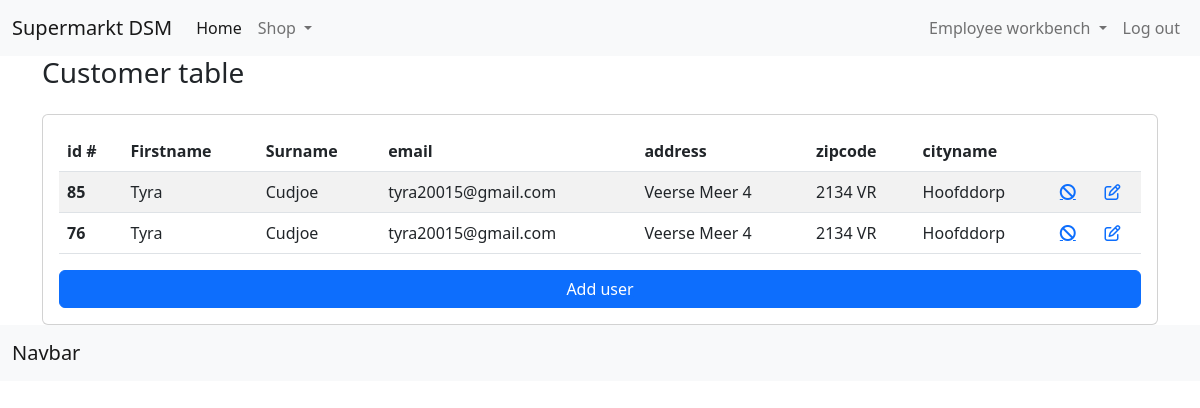
The page /index.php?content=pages/employee/customers&user_id=82 (signed in) on the database its author committed.
### tables this page shows
CREATE TABLE IF NOT EXISTS `users` (
  `id` int(11) NOT NULL AUTO_INCREMENT,
  `firstname` varchar(255) NOT NULL,
  `surname` varchar(255) NOT NULL,
  `email` varchar(255) NOT NULL,
  `password` varchar(255) NOT NULL,
  `address` varchar(255) NOT NULL,
  `zipcode` varchar(255) NOT NULL,
  `cityname` varchar(255) NOT NULL,
  `userrole` enum('admin','employee','customer') NOT NULL,
  PRIMARY KEY (`id`)
);

### api/ConnectDb.php (called while the page is built, shortened)
<?php
class ConnectDb
{
    private $servername = "localhost";
    private $username   = "root";
    private $password   = "";
    private $database   = "dsm-winkel";
    public function __construct()
    {
        $this->conn = new mysqli($this->servername, $this->username,$this->password,$this->database);
        if(mysqli_connect_error()) {
            trigger_error("Failed to connect to MySQL: " . mysqli_connect_error());
        }else{
            return $this->conn;
        }
    }
}

### api/UserController.php (called while the page is built, shortened)
<?php
require_once './api/ConnectDb.php';
class UserController
{
    private $conn;
    public function __construct()
    {
        $db = new connectDb();
        $this->conn = $db->conn;
    }
    public function getCustomers()
    {
        $query = "SELECT * FROM users WHERE userrole = 'customer' ORDER BY firstname ASC";
        $result = $this->conn->query($query);
        if ($result) {
            if ($result->num_rows > 0) {
                $data = array();
                while ($row = $result->fetch_assoc()) {
                    $data[] = $row;
                }
                return $data;
            } else {
                echo "No found records";
            }
        } else {
            echo "error in " . $query . "<br>" . $this->conn->error;
        }
    }
}

### components/pages/employee/customers.php (the view, shortened to what this page needs)
<?php
$object = new UserController();
?>
<div class="container">
    <div class="row">
        <div class="d-sm-flex align-items-center justify-content-between mb-4">
            <h1 class="h3 mb-0 text-gray-800">Customer table</h1>
        </div>
        <div class="col-12">
            <div class="card">
                <div class="card-body">
                    <table class="table table-striped table-hover">
                        <thead>
                        <tr>
                            <th scope="col">id #</th>
                            <th scope="col">Firstname</th>
                            <th scope="col">Surname</th>
                            <th scope="col">email</th>
                            <th scope="col">address</th>
                            <th scope="col">zipcode</th>
                            <th scope="col">cityname</th>
                            <th scope="col"></th>
                            <th scope="col"></th>
                        </tr>
                        </thead>
                        <tbody>
                        <?php
                        $customers = $object->getCustomers();
                        foreach ($customers as $id => $customer) {
                            ?>
                            <tr>
                                <th scope="row"><?php echo $customer['id'] ?></th>
                                <td><?php echo $customer['firstname'] ?></td>
                                <td><?php echo $customer['surname'] ?></td>
                                <td><?php echo $customer['email'] ?></td>
                                <td><?php echo $customer['address'] ?></td>
                                <td><?php echo $customer['zipcode'] ?></td>
                                <td><?php echo $customer['cityname'] ?></td>
                                <td>
                                    <a href="?content=pages/employee/customers&action=deleteCustomer&id=<?php echo $customer['id'] ?>
                                        <i aria-hidden="true" class="fa fa-ban"></i>
                                    </a>
                                </td>
                                <td>
                                    <a href="/index.php?content=pages/employee/edit-customer&id=<?php echo $customer['id']?>">
                                        <i aria-hidden="true" class="fa fa-pencil-square-o"></i>
                                    </a>
                                </td>
                            </tr>
                        <?php } ?>
                        </tbody>
                    </table>
                    <a href="./index.php?content=pages/employee/add-customer">
                        <div class="d-grid gap-2">
                            <button class="btn btn-primary"  type="button">Add user</button>
                        </div>
                    </a>
                </div>
            </div>
        </div>
    </div>
</div>

### rows shown on the page
users: id "85", firstname "Tyra", surname "Cudjoe", email "tyra20015@gmail.com", address "Veerse Meer 4", zipcode "2134 VR", cityname "Hoofddorp"
users: id "76", firstname "Tyra", surname "Cudjoe", email "tyra20015@gmail.com", address "Veerse Meer 4", zipcode "2134 VR", cityname "Hoofddorp"
